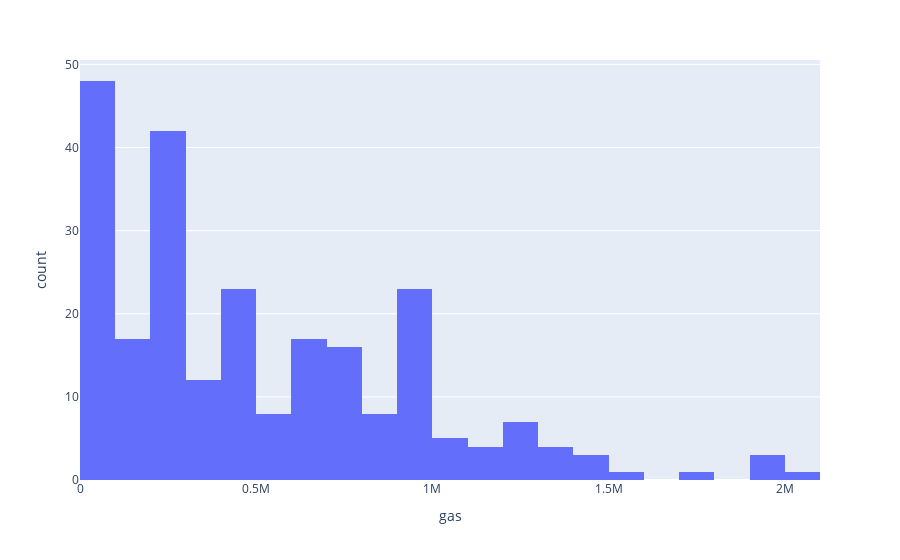

The notebook cell this image was saved under:
### Code cell
a_copy = a[a['gas'] <= 2000000]
fig = px.histogram(a_copy, x="gas")
fig.show()

### Figure 1 — Plotly figure (JSON) as saved in the notebook; plotly's stock layout.template omitted (floating-point values rounded to 4 significant figures; data arrays with more than 128 entries replaced by an {"elided": "..."} marker saying what was removed)
{"data": [{"alignmentgroup": "True", "bingroup": "x", "hovertemplate": "gas=%{x}<br>count=%{y}<extra></extra>", "legendgroup": "", "marker": {"color": "#636efa", "pattern": {"shape": ""}}, "name": "", "offsetgroup": "", "orientation": "v", "showlegend": false, "type": "histogram", "x": {"elided": "243 int values"}, "xaxis": "x", "yaxis": "y"}], "layout": {"autosize": true, "barmode": "relative", "legend": {"tracegroupgap": 0}, "margin": {"t": 60}, "xaxis": {"anchor": "y", "autorange": true, "domain": [0, 1], "range": [-0.5, 2100000.0], "title": {"text": "gas"}, "type": "linear"}, "yaxis": {"anchor": "x", "autorange": true, "domain": [0, 1], "range": [0, 50.53], "title": {"text": "count"}}}}
